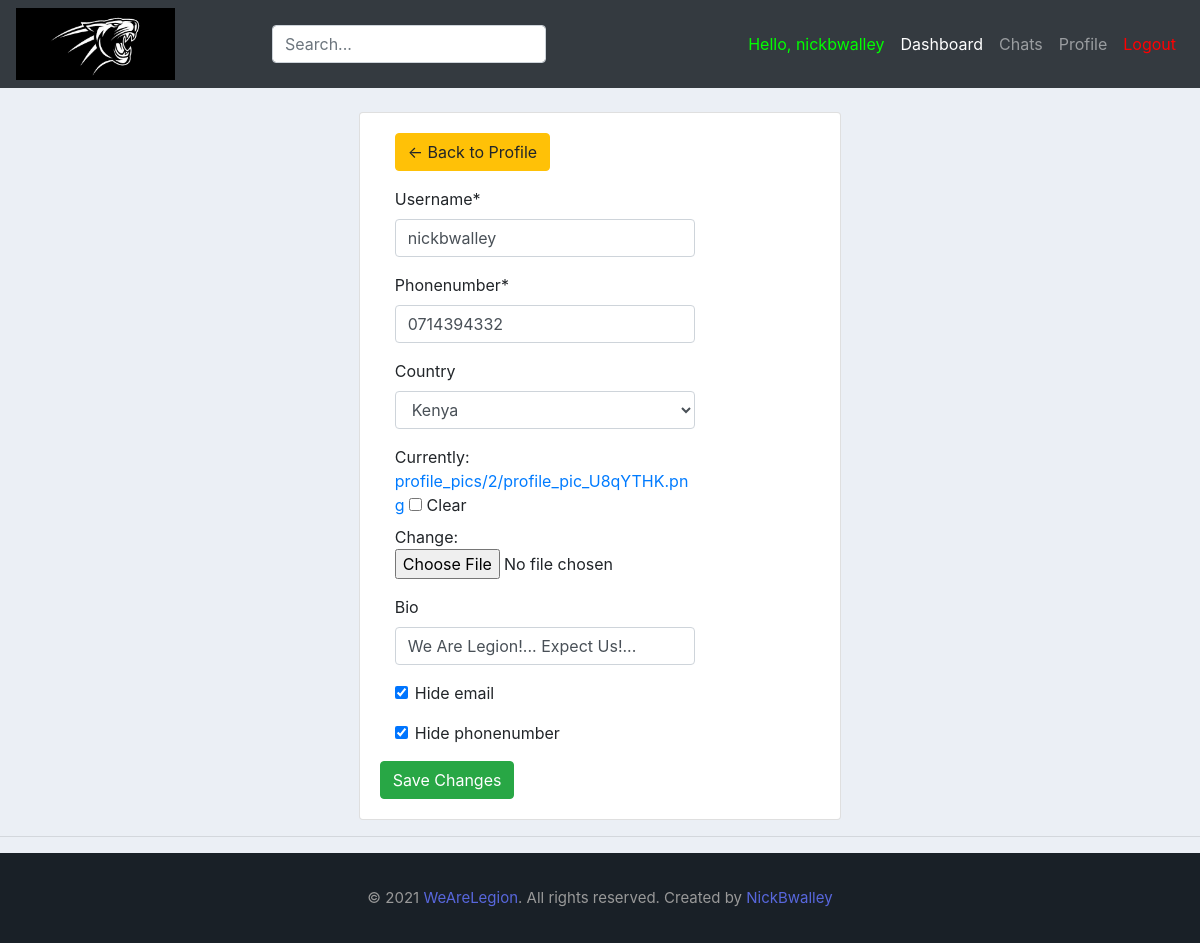
The page /MyProfile/ (signed in) on the database its author committed.
### App1/models.py (models this page shows, shortened)
class user(AbstractBaseUser):
	alphanumeric = RegexValidator(r'^[A-Za-z0-9_.]*$', 'Only Letters, Numbers, Underscores and Periods are allowed!')
	phonenumber = RegexValidator(r'^[0-9]{10,12}$', 'Only Numerical characters are allowed! (Must be 10-12Digits)')
	username		= models.CharField(max_length=30, unique=True, validators=[alphanumeric])
	email 			= models.EmailField(verbose_name="email", max_length=60, unique=True)
	phonenumber 	= models.CharField(max_length=30, unique=True, validators=[phonenumber])
	country 		= models.ForeignKey(Country, on_delete=models.SET_NULL, blank=True, null=True)
	university 		= models.ForeignKey(University, on_delete=models.SET_NULL, null=True)
	course			= models.ForeignKey(Course, on_delete=models.SET_NULL, blank=True, null=True)
	profile_pic 	= models.ImageField(null=True, blank=True, default=get_default_profile_image, upload_to=get_profile_image_filepath)
	bio 			= models.CharField(max_length=40, default="Hey there...", blank=True, null=True)
	date_joined 	= models.DateTimeField(verbose_name='date joined', auto_now_add=True)
	last_login		= models.DateTimeField(verbose_name='last login', auto_now=True)
	hide_email		= models.BooleanField(default=True)
	hide_phonenumber= models.BooleanField(default=True)
	is_active 		= models.BooleanField(default=True)
	is_admin 		= models.BooleanField(default=False)
	is_verified  	= models.BooleanField(default=False)
	is_staff 		= models.BooleanField(default=False)
	is_superuser 	= models.BooleanField(default=False)
	USERNAME_FIELD = 'username'
	REQUIRED_FIELDS = ['email']
	objects = MyAccountManager()

### App1/views.py (the view)
# urls.py: path('MyProfile/', views.my_profile, name='my_profile'),
@login_required(login_url='login') # only allows users who are logged in with correct credentials
def my_profile(request):
	user = request.user
	user_id = request.user.id
	form = update_user_profile(instance=user)
	if request.method == 'POST':
		form = update_user_profile(request.POST, request.FILES,instance=user)
		if form.is_valid:
			form.save()
			return redirect('my_profile')
	context = {'form':form}
	return render(request, 'App1/my_profile.html', context)

### App1/forms.py
class update_user_profile(forms.ModelForm):
	class Meta:
		model = user
		fields = ['username', 'phonenumber', 'country', 'profile_pic', 'bio', 'hide_email', 'hide_phonenumber']
		exclude = ['email', 'university', 'course', 'password1', 'password2']

### App1/models.py (called while the page is built)
    def __str__(self):
        return self.name

### App1/templates/App1/my_profile.html (shortened to what this page needs)
{%  extends 'App1/main.html' %}
{% load static %}
{% block content %}
{% load crispy_forms_tags %}
<br>
<div class="row justify-content-center">
	<div class="col-md-5">
		<div class="card card-body">
			<form method="POST" action="" enctype="multipart/form-data">
              <div class="form-group">
                <div class="col-lg-9">
                  <a class="btn btn-warning" href="{% url 'view' request.user.id %}"> &#8592; Back to Profile</a>
                </div>
              </div>
				      <div class="form-group">
            		<div class="col-lg-9">
              			{{form.username|as_crispy_field }}
            		</div>
          		</div>
              <div class="form-group">
                <div class="col-lg-9">
                    {{form.phonenumber|as_crispy_field }}
                </div>
              </div>
              <div class="form-group">
                <div class="col-lg-9">
                    {{form.country|as_crispy_field }}
                </div>
              </div>
              <div class="form-group">
                <div class="col-lg-9">
                    {{form.profile_pic}}
                </div>
              </div>
              <div class="form-group">
                <div class="col-lg-9">
                    {{form.bio |as_crispy_field}}
                </div>
              </div>
              <div class="form-group">
                <div class="col-lg-9">
                    {{form.hide_email |as_crispy_field}}
                </div>
              </div>
              <div class="form-group">
                <div class="col-lg-9">
                    {{form.hide_phonenumber |as_crispy_field}}
                </div>
              </div>
			<input class="btn btn-success" type="submit" name="Update Information" value="Save Changes">
			</form>
		</div>
	</div>
</div>
{% endblock %}

### App1/templates/App1/navbar.html (shortened to what this page needs)
{% load static %}
<nav class="navbar navbar-expand-lg navbar-dark bg-dark">
    <img src="{% static '/images/lionking.png'%}" id="logo" >
    <link rel="stylesheet" href="{% static '/css/main.css' %}">
    <div class="collapse navbar-collapse" id="navbarNav">
      <ul class="navbar-nav mr-auto ml-auto">
        <form class="search-bar justify-content-start" onsubmit="return executeQuery();">
            <input type="text" class="form-control" name="q" id="id_q_large" placeholder="Search...">
        </form>
      </ul>
      <ul class="navbar-nav ml-auto">
        {% if request.user.is_authenticated %}
        <li class="nav-item">
          <a class="nav-link" style="color: #00ff00;">Hello, {{request.user.username}}</a>
        </li>
        <li class="nav-item active">
          <a class="nav-link" href="{% url 'home' %}">Dashboard</a>
        </li>
        <li class="nav-item">
          <a class="nav-link" href="#">Chats</a>
        </li>
        <li class="nav-item">
          <a class="nav-link" href="{% url 'view' request.user.id %}">Profile</a>
        </li>
        <li class="nav-item">
          <a class="nav-link" href="{% url 'logout' %}" style="color: #ff0000;">Logout</a>
        </li>
      </ul>
        {% endif %}
    </div>
  </nav>

### static/css/main.css (style rules this page uses)
#logo { height: auto; width: auto; max-height: 72px; max-width: 250px; }
body { background-color: #ebeff5; }

### rows shown on the page
user: user.username "nickbwalley", username "nickbwalley", phonenumber "0714394332", country "Kenya", bio "We Are Legion!... Expect Us!...", hide_email "☑", hide_phonenumber "☑"
